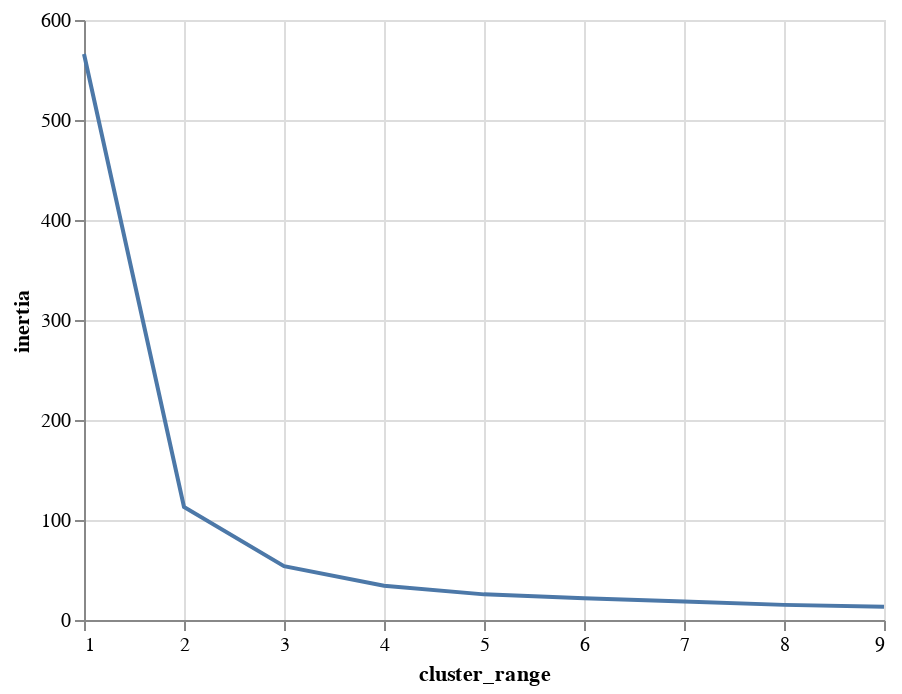

The cell this chart's notebook holds for it:
### Markdown cell above
Then, we need to plot a line chart using altair with the mark_line() method. We will specify the 'cluster_range' column as our x-axis and 'inertia' as our y-axis

### Code cell
alt.Chart(clusters).mark_line().encode(x='cluster_range', y='inertia')

### Figure 1 — Vega-Lite specification as saved in the notebook (floating-point values rounded to 4 significant figures)
{"config": {"view": {"continuousWidth": 400, "continuousHeight": 300}}, "data": {"name": "data-88b156eb596ea45d37be3d59b6d18d26"}, "mark": "line", "encoding": {"x": {"type": "quantitative", "field": "cluster_range"}, "y": {"type": "quantitative", "field": "inertia"}}, "$schema": "https://vega.github.io/schema/vega-lite/v4.8.1.json", "datasets": {"data-88b156eb596ea45d37be3d59b6d18d26": [{"cluster_range": 1, "inertia": 566.0}, {"cluster_range": 2, "inertia": 113.0}, {"cluster_range": 3, "inertia": 53.8}, {"cluster_range": 4, "inertia": 34.31}, {"cluster_range": 5, "inertia": 25.63}, {"cluster_range": 6, "inertia": 21.82}, {"cluster_range": 7, "inertia": 18.42}, {"cluster_range": 8, "inertia": 15.13}, {"cluster_range": 9, "inertia": 13.33}]}}
